Frame 1 (no input): blank canvas, image omitted
Frame 60 (no input): blank canvas, image omitted
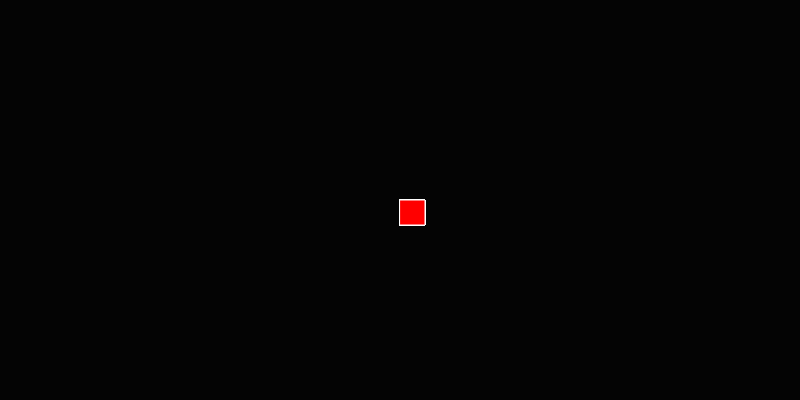
Frame 120 (the mouse pressed at the canvas centre since frame 60)

The p5.js sketch whose frames 1 and 60 were blank and that drew this single picture after the mouse press (run headless with seeded random() and noise() and a simulated clock; from frame 60 on, the mouse is pressed at the canvas centre):

// p5.js sketch
// ── sketch.js
function setup() {
    createCanvas(800, 400);
      background(4);
  }
  
  function draw() {
    
   stroke("white")
   fill("red");
   
   // console.log(mouseIsPressed);
    
   if(mouseIsPressed) {
      rect(mouseX, mouseY, 25, 25);
   } 
  }
  
